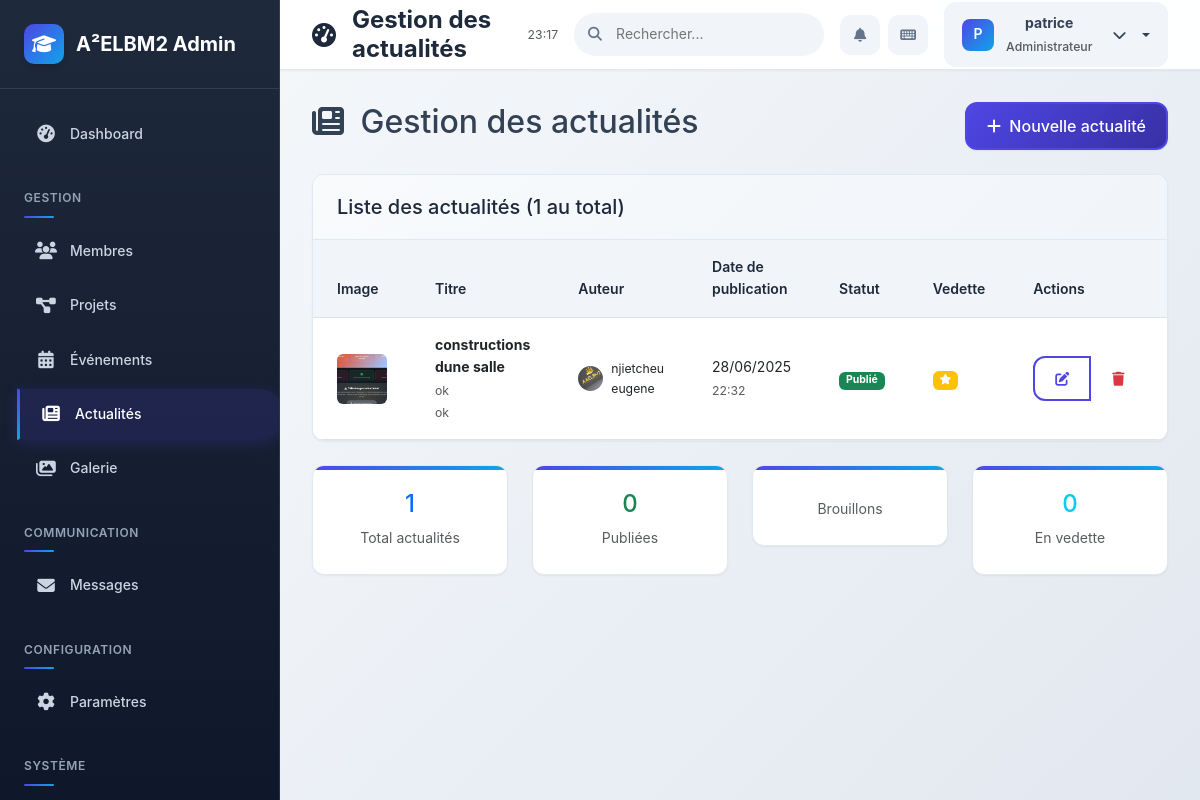
The app's page /dashboard/news/ (signed in), older data.
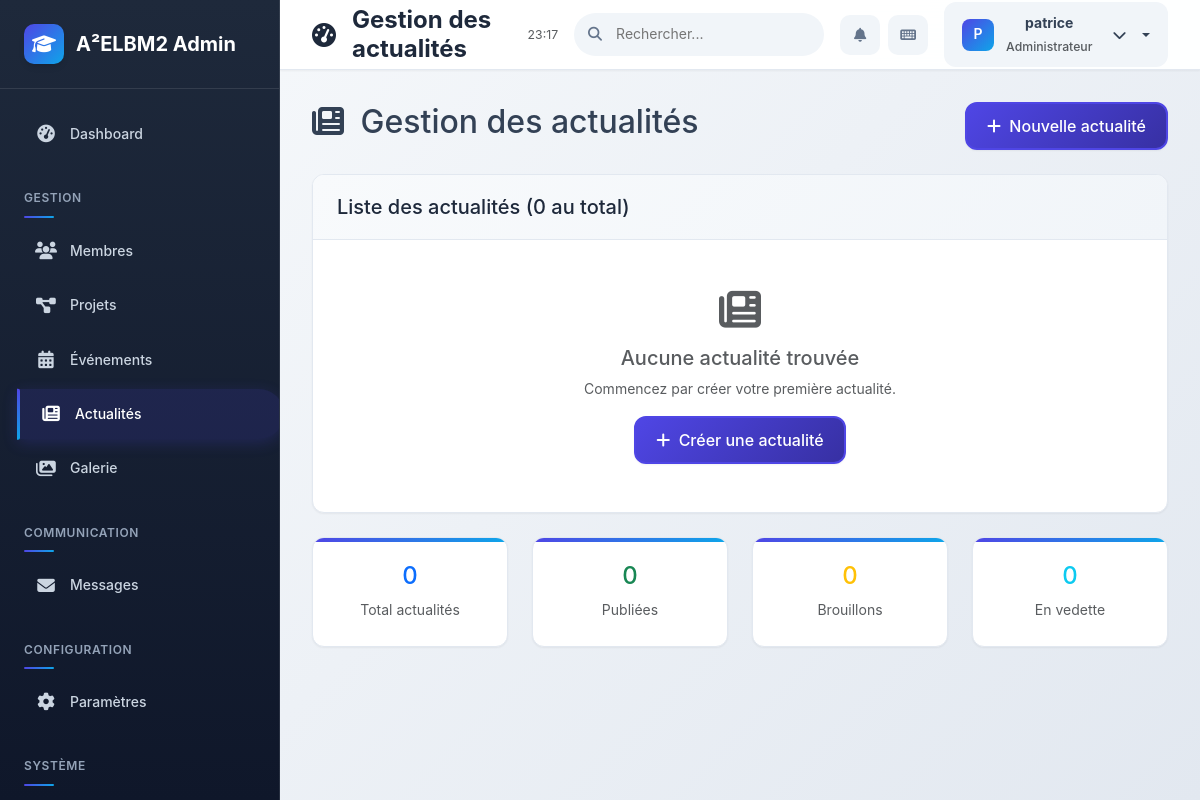
The same page, newer data.
### main/models.py (models this page shows, shortened)
class News(models.Model):
    title_fr = models.CharField(max_length=200, verbose_name="Titre (Français)")
    title_en = models.CharField(max_length=200, verbose_name="Titre (Anglais)")
    content_fr = RichTextField(verbose_name="Contenu (Français)")
    content_en = RichTextField(verbose_name="Contenu (Anglais)")
    image = models.ImageField(upload_to='news/', blank=True, null=True)
    author = models.ForeignKey(Member, on_delete=models.SET_NULL, null=True, blank=True)
    is_published = models.BooleanField(default=False, verbose_name="Publié")
    is_featured = models.BooleanField(default=False, verbose_name="Article en vedette")
    publication_date = models.DateTimeField(verbose_name="Date de publication")
    created_at = models.DateTimeField(auto_now_add=True)
    updated_at = models.DateTimeField(auto_now=True)
    class Meta:
        verbose_name = "Actualité"
        verbose_name_plural = "Actualités"
        ordering = ['-publication_date']

class Member(models.Model):
    MEMBER_TYPES = [
        ('founder', 'Membre Fondateur'),
        ('bureau', 'Membre du Bureau'),
        ('conseil', 'Conseiller'),
        ('simple', 'Membre Simple'),
    ]
    user = models.OneToOneField(User, on_delete=models.CASCADE, null=True, blank=True)
    nom_prenom = models.CharField(max_length=200, verbose_name="Nom et Prénom")
    date_naissance = models.DateField(verbose_name="Date de naissance")
    lieu_naissance = models.CharField(max_length=100, verbose_name="Lieu de naissance")
    promotion = models.CharField(max_length=20, verbose_name="Promotion (année de sortie)")
    telephone = models.CharField(max_length=20, verbose_name="Numéro de téléphone")
    email = models.EmailField(verbose_name="Adresse e-mail")
    profession = models.CharField(max_length=200, verbose_name="Profession actuelle")
    adresse = models.TextField(verbose_name="Adresse actuelle")
    member_type = models.CharField(max_length=20, choices=MEMBER_TYPES, default='simple')
    poste_bureau = models.CharField(max_length=100, blank=True, null=True, verbose_name="Poste au bureau")
    photo = models.ImageField(upload_to='members/', blank=True, null=True)
    bio = RichTextField(blank=True, null=True, verbose_name="Biographie")
    is_active = models.BooleanField(default=False)
    date_adhesion = models.DateTimeField(auto_now_add=True)
    class Meta:
        verbose_name = "Membre"
        verbose_name_plural = "Membres"
        ordering = ['nom_prenom']

### admin_dashboard/views.py (the view)
# urls.py: path('news/', views.news_list, name='admin_news_list'),
@staff_member_required
def news_list(request):
    news = News.objects.all().order_by('-created_at')
    paginator = Paginator(news, 10)
    page_number = request.GET.get('page')
    news_page = paginator.get_page(page_number)
    context = {'news_page': news_page}
    return render(request, 'admin_dashboard/news/list.html', context)

### templates/admin_dashboard/news/list.html (shortened to what the changed rows need)
{% extends 'admin_dashboard/base.html' %}
{% load static %}
{% block page_title %}Gestion des actualités{% endblock %}
{% block content %}
<div class="d-flex justify-content-between align-items-center mb-4">
    <h2>
        <i class="fas fa-newspaper me-2"></i>
        Gestion des actualités
    </h2>
</div>
<div class="table-card">
    <div class="card-header d-flex justify-content-between align-items-center">
        <h5 class="mb-0">
            Liste des actualités ({{ news_page.paginator.count }} au total)
        </h5>
    </div>
    <div class="card-body p-0">
        {% if news_page.object_list %}
            <div class="table-responsive">
                <table class="table table-hover mb-0">
                    <thead>
                        <tr>
                            <th>Image</th>
                            <th>Titre</th>
                            <th>Auteur</th>
                            <th>Date de publication</th>
                            <th>Statut</th>
                            <th>Vedette</th>
                            <th>Actions</th>
                        </tr>
                    </thead>
                    <tbody>
                        {% for article in news_page.object_list %}
                            <tr>
                                <td>
                                    {% if article.image %}
                                        <img src="{{ article.image.url }}" alt="{{ article.title_fr }}"
                                             class="rounded" width="50" height="50" style="object-fit: cover;">
                                    {% else %}
                                        <div class="bg-secondary rounded d-flex align-items-center justify-content-center"
                                             style="width: 50px; height: 50px;">
                                            <i class="fas fa-newspaper text-white"></i>
                                        </div>
                                    {% endif %}
                                </td>
                                <td>
                                    <strong>{{ article.title_fr }}</strong>
                                    <br><small class="text-muted">{{ article.title_en }}</small>
                                    <br>
                                    <small class="text-muted">
                                        {{ article.content_fr|striptags|truncatewords:10 }}
                                    </small>
                                </td>
                                <td>
                                    {% if article.author %}
                                        <div class="d-flex align-items-center">
                                            {% if article.author.photo %}
                                                <img src="{{ article.author.photo.url }}" alt="{{ article.author.nom_prenom }}"
                                                     class="rounded-circle me-2" width="25" height="25">
                                            {% else %}
                                                <div class="bg-secondary rounded-circle d-flex align-items-center justify-content-center me-2"
                                                     style="width: 25px; height: 25px;">
                                                    <i class="fas fa-user text-white" style="font-size: 10px;"></i>
                                                </div>
                                            {% endif %}
                                            <small>{{ article.author.nom_prenom }}</small>
                                        </div>
                                    {% else %}
                                        <span class="text-muted">-</span>
                                    {% endif %}
                                </td>
                                <td>
                                    <div class="text-nowrap">
                                        {{ article.publication_date|date:"d/m/Y" }}
                                        <br>
                                        <small class="text-muted">{{ article.publication_date|date:"H:i" }}</small>
                                    </div>
                                </td>
                                <td>
                                    {% if article.is_published %}
                                        <span class="badge bg-success">Publié</span>
                                    {% else %}
                                        <span class="badge bg-warning">Brouillon</span>
                                    {% endif %}
                                </td>
                                <td>
                                    {% if article.is_featured %}
                                        <span class="badge bg-warning">
                                            <i class="fas fa-star"></i>
                                        </span>
                                    {% else %}
                                        <span class="text-muted">-</span>
                                    {% endif %}
                                </td>
                                <td>
                                    <div class="btn-group" role="group">
                                        <a href="{% url 'admin_news_edit' article.pk %}"
                                           class="btn btn-sm btn-outline-primary" title="Modifier">
                                            <i class="fas fa-edit"></i>
                                        </a>
                                        <a href="{% url 'admin_news_delete' article.pk %}"
                                           class="btn btn-sm btn-outline-danger" title="Supprimer"
                                           onclick="return confirm('Supprimer cette actualité ?')">
                                            <i class="fas fa-trash"></i>
                                        </a>
                                    </div>
                                </td>
                            </tr>
                        {% endfor %}
                    </tbody>
                </table>
            </div>
        {% else %}
            <div class="text-center py-5">
                <i class="fas fa-newspaper fa-3x text-muted mb-3"></i>
                <h5 class="text-muted">Aucune actualité trouvée</h5>
                <p class="text-muted">Commencez par créer votre première actualité.</p>
                <a href="{% url 'admin_news_create' %}" class="btn btn-primary">
                    <i class="fas fa-plus me-1"></i>
                    Créer une actualité
                </a>
            </div>
        {% endif %}
    </div>
</div>
<div class="row mt-4">
    <div class="col-md-3">
        <div class="stat-card text-center">
            <h4 class="text-primary">{{ news_page.paginator.count }}</h4>
            <p class="text-muted mb-0">Total actualités</p>
        </div>
    </div>
    <div class="col-md-3">
        <div class="stat-card text-center">
            <h4 class="text-success">
                {% for article in news_page.object_list %}
                    {% if article.is_published %}
                        {% if forloop.first %}{{ forloop.counter0|add:news_page.object_list|length }}{% endif %}
                    {% endif %}
                {% empty %}0{% endfor %}
            </h4>
            <p class="text-muted mb-0">Publiées</p>
        </div>
    </div>
    <div class="col-md-3">
        <div class="stat-card text-center">
            <h4 class="text-warning">
                {% for article in news_page.object_list %}
                    {% if not article.is_published %}
                        {% if forloop.first %}{{ forloop.counter0|add:news_page.object_list|length }}{% endif %}
                    {% endif %}
                {% empty %}0{% endfor %}
            </h4>
            <p class="text-muted mb-0">Brouillons</p>
        </div>
    </div>
    <div class="col-md-3">
        <div class="stat-card text-center">
            <h4 class="text-info">
                {% for article in news_page.object_list %}
                    {% if article.is_featured %}
                        {% if forloop.first %}{{ forloop.counter0|add:news_page.object_list|length }}{% endif %}
                    {% endif %}
                {% empty %}0{% endfor %}
            </h4>
            <p class="text-muted mb-0">En vedette</p>
        </div>
    </div>
</div>
{% endblock %}

Row changes from the older to the newer data that the page shows:
removed News: image (picture), title_fr "constructions dune salle", title_en "ok", content_fr "ok", author.photo (picture), author.nom_prenom "njietcheu eugene", publication_date "28/06/2025", publication_date "22:32", is_published "Publié", is_featured True (drawn)
Text that changed along with them:
{{ news_page.paginator.count }}: "1" → "0"
text no longer shown: "Image Titre Auteur Date de publication Statut Vedette Actions"
text now shown: "Aucune actualité trouvée Commencez par créer votre première actualité. Créer une actualité 0 0 0"
